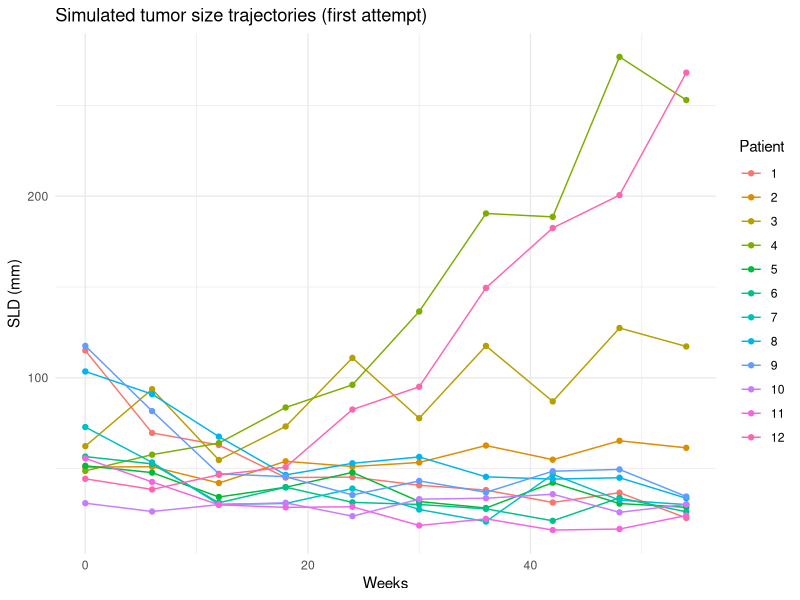
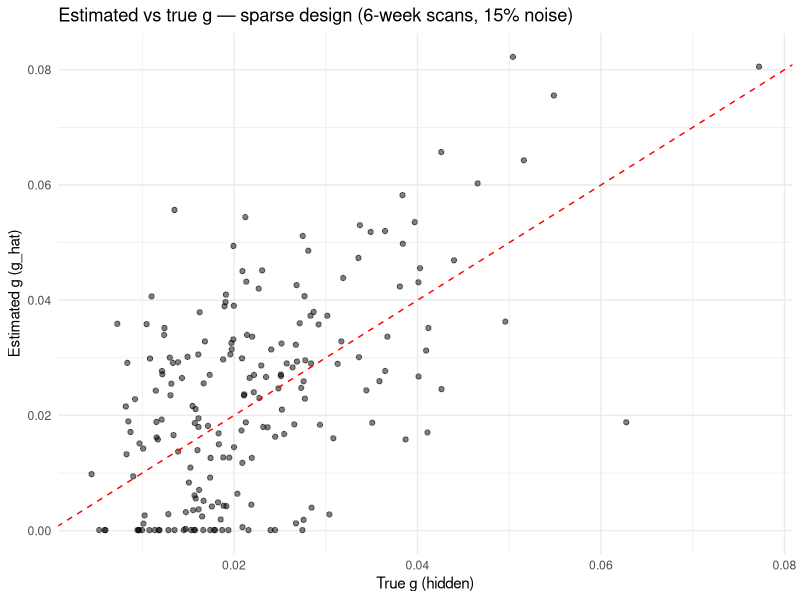
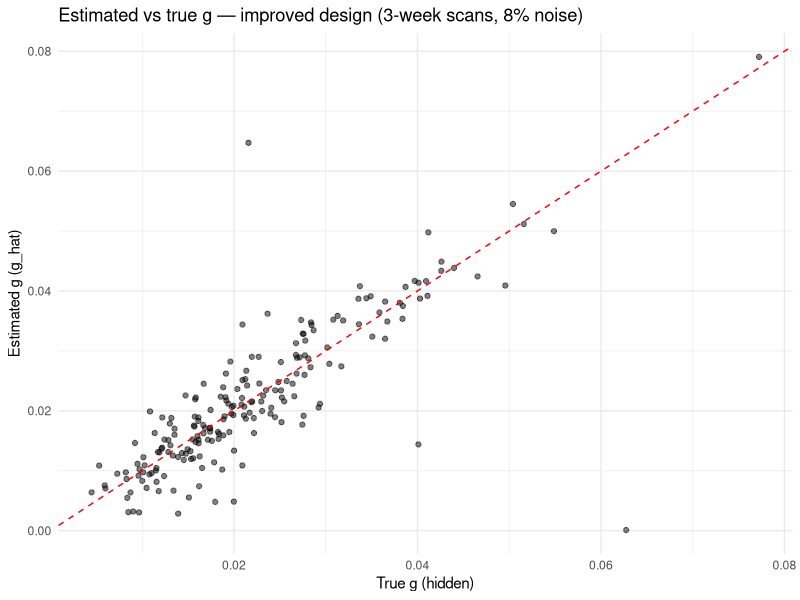

Here is the R script that generated these plots, in order:
## ---- chunk 1
knitr::opts_chunk$set(echo = TRUE, warning = FALSE, message = FALSE)
## ---- chunk 2
library(minpack.lm)
library(survival)
library(survminer)
library(dplyr)
library(ggplot2)

set.seed(42)
## ---- chunk 3
n_patients <- 200

g_pop      <- 0.020
omega_g    <- 0.5
d_pop      <- 0.010
omega_d    <- 0.6
SLD0_pop   <- 60
omega_SLD0 <- 0.3

patients <- tibble(
  patient_id = 1:n_patients,
  g    = rlnorm(n_patients, log(g_pop), omega_g),
  d    = rlnorm(n_patients, log(d_pop), omega_d),
  SLD0 = rlnorm(n_patients, log(SLD0_pop), omega_SLD0)
)

head(patients)
## ---- chunk 4
beta_g <- -15   # protective effect of g
beta_d <- 20    # detrimental effect of d
h0     <- 0.015 # baseline hazard

patients <- patients %>%
  mutate(
    g_c = g - mean(g),
    d_c = d - mean(d),
    linear_pred = beta_g * g_c + beta_d * d_c,
    hazard = h0 * exp(linear_pred),
    true_event_time = rexp(n(), rate = hazard)
  )

admin_censoring <- 104

patients <- patients %>%
  mutate(
    os_time  = pmin(true_event_time, admin_censoring),
    os_event = as.integer(true_event_time <= admin_censoring)
  )

summary(patients$os_time)
table(patients$os_event)
## ---- chunk 5
cor.test(patients$g, patients$os_time, method = "spearman")
## ---- chunk 6
assessment_times <- seq(0, 54, by = 6)
sigma_obs <- 0.15

longitudinal_data <- patients %>%
  rowwise() %>%
  do({
    pt <- .
    tibble(
      patient_id = pt$patient_id,
      time = assessment_times,
      SLD_true = pt$SLD0 * (exp(-pt$g * assessment_times) + exp(pt$d * assessment_times) - 1)
    )
  }) %>%
  ungroup() %>%
  mutate(SLD_obs = SLD_true * exp(rnorm(n(), 0, sigma_obs))) %>%
  filter(SLD_obs > 0)

ggplot(longitudinal_data %>% filter(patient_id <= 12),
       aes(x = time, y = SLD_obs, group = patient_id, color = factor(patient_id))) +
  geom_line() + geom_point() +
  labs(title = "Simulated tumor size trajectories (first attempt)",
       x = "Weeks", y = "SLD (mm)", color = "Patient") +
  theme_minimal()
## ---- chunk 7
fit_one_patient <- function(df) {
  tryCatch({
    fit <- nlsLM(
      SLD_obs ~ SLD0_est * (exp(-g_est * time) + exp(d_est * time) - 1),
      data = df,
      start = list(SLD0_est = df$SLD_obs[df$time == 0][1], g_est = 0.02, d_est = 0.01),
      lower = c(SLD0_est = 1, g_est = 0.0001, d_est = 0.0001),
      upper = c(SLD0_est = 500, g_est = 1, d_est = 1),
      control = nls.lm.control(maxiter = 200)
    )
    coefs <- coef(fit)
    tibble(g_hat = coefs["g_est"], d_hat = coefs["d_est"], convergence = TRUE)
  }, error = function(e) {
    tibble(g_hat = NA_real_, d_hat = NA_real_, convergence = FALSE)
  })
}

individual_fits <- longitudinal_data %>%
  group_by(patient_id) %>%
  filter(n() >= 4) %>%
  group_modify(~ fit_one_patient(.x)) %>%
  ungroup()

cat("Convergence rate:", mean(individual_fits$convergence, na.rm = TRUE) * 100, "%\n")
## ---- chunk 8
analysis_data <- patients %>%
  inner_join(individual_fits, by = "patient_id") %>%
  filter(convergence, !is.na(g_hat), !is.na(d_hat))

cox_model_v1 <- coxph(Surv(os_time, os_event) ~ g_hat + d_hat, data = analysis_data)
summary(cox_model_v1)

cor(analysis_data$g, analysis_data$g_hat)
cor(analysis_data$d, analysis_data$d_hat)
## ---- chunk 9
ggplot(analysis_data, aes(x = g, y = g_hat)) +
  geom_point(alpha = 0.5) +
  geom_abline(slope = 1, intercept = 0, color = "red", linetype = "dashed") +
  labs(title = "Estimated vs true g — sparse design (6-week scans, 15% noise)",
       x = "True g (hidden)", y = "Estimated g (g_hat)") +
  theme_minimal()
## ---- chunk 10
assessment_times <- seq(0, 72, by = 3)
sigma_obs <- 0.08

longitudinal_data <- patients %>%
  rowwise() %>%
  do({
    pt <- .
    tibble(
      patient_id = pt$patient_id,
      time = assessment_times,
      SLD_true = pt$SLD0 * (exp(-pt$g * assessment_times) + exp(pt$d * assessment_times) - 1)
    )
  }) %>%
  ungroup() %>%
  mutate(SLD_obs = SLD_true * exp(rnorm(n(), 0, sigma_obs))) %>%
  filter(SLD_obs > 0)
## ---- chunk 11
individual_fits <- longitudinal_data %>%
  group_by(patient_id) %>%
  filter(n() >= 4) %>%
  group_modify(~ fit_one_patient(.x)) %>%
  ungroup()

cat("Convergence rate:", mean(individual_fits$convergence, na.rm = TRUE) * 100, "%\n")

analysis_data <- patients %>%
  inner_join(individual_fits, by = "patient_id") %>%
  filter(convergence, !is.na(g_hat), !is.na(d_hat))

cox_model_v2 <- coxph(Surv(os_time, os_event) ~ g_hat + d_hat, data = analysis_data)
summary(cox_model_v2)

cor(analysis_data$g, analysis_data$g_hat)
cor(analysis_data$d, analysis_data$d_hat)
## ---- chunk 12
ggplot(analysis_data, aes(x = g, y = g_hat)) +
  geom_point(alpha = 0.5) +
  geom_abline(slope = 1, intercept = 0, color = "red", linetype = "dashed") +
  labs(title = "Estimated vs true g — improved design (3-week scans, 8% noise)",
       x = "True g (hidden)", y = "Estimated g (g_hat)") +
  theme_minimal()
## ---- chunk 13
saveRDS(patients, "patients_final.rds")
saveRDS(longitudinal_data, "longitudinal_data_final.rds")
